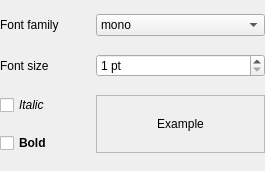
<?xml version="1.0" encoding="UTF-8"?>
<ui version="4.0">
 <class>font_widget</class>
 <widget class="QWidget" name="font_widget">
  <property name="geometry">
   <rect>
    <x>0</x>
    <y>0</y>
    <width>265</width>
    <height>171</height>
   </rect>
  </property>
  <property name="windowTitle">
   <string>Form</string>
  </property>
  <layout class="QGridLayout" name="gridLayout">
   <property name="margin">
    <number>0</number>
   </property>
   <property name="spacing">
    <number>4</number>
   </property>
   <item row="0" column="0">
    <widget class="QLabel" name="label">
     <property name="text">
      <string>Font family</string>
     </property>
    </widget>
   </item>
   <item row="0" column="1">
    <widget class="QComboBox" name="combobox_family">
     <item>
      <property name="text">
       <string>mono</string>
      </property>
     </item>
     <item>
      <property name="text">
       <string>sans</string>
      </property>
     </item>
     <item>
      <property name="text">
       <string>serif</string>
      </property>
     </item>
     <item>
      <property name="text">
       <string>arabic</string>
      </property>
     </item>
     <item>
      <property name="text">
       <string>chinese-japanese-korean</string>
      </property>
     </item>
     <item>
      <property name="text">
       <string>hebrew</string>
      </property>
     </item>
     <item>
      <property name="text">
       <string>hindi</string>
      </property>
     </item>
     <item>
      <property name="text">
       <string>other ...</string>
      </property>
     </item>
    </widget>
   </item>
   <item row="1" column="0">
    <widget class="QLabel" name="label_2">
     <property name="text">
      <string>Font size</string>
     </property>
    </widget>
   </item>
   <item row="1" column="1">
    <widget class="QSpinBox" name="spinbox_size">
     <property name="suffix">
      <string> pt</string>
     </property>
     <property name="minimum">
      <number>1</number>
     </property>
     <property name="maximum">
      <number>1024</number>
     </property>
    </widget>
   </item>
   <item row="2" column="0">
    <widget class="QCheckBox" name="checkbox_italic">
     <property name="font">
      <font>
       <italic>true</italic>
      </font>
     </property>
     <property name="text">
      <string>Italic</string>
     </property>
    </widget>
   </item>
   <item row="3" column="0">
    <widget class="QCheckBox" name="checkbox_bold">
     <property name="font">
      <font>
       <weight>75</weight>
       <bold>true</bold>
      </font>
     </property>
     <property name="text">
      <string>Bold</string>
     </property>
    </widget>
   </item>
   <item row="2" column="1" rowspan="2">
    <widget class="QFrame" name="frame">
     <property name="frameShape">
      <enum>QFrame::StyledPanel</enum>
     </property>
     <property name="frameShadow">
      <enum>QFrame::Raised</enum>
     </property>
     <layout class="QHBoxLayout" name="horizontalLayout">
      <property name="margin">
       <number>4</number>
      </property>
      <item>
       <widget class="QLabel" name="label_example">
        <property name="text">
         <string>Example</string>
        </property>
        <property name="alignment">
         <set>Qt::AlignCenter</set>
        </property>
       </widget>
      </item>
     </layout>
    </widget>
   </item>
  </layout>
 </widget>
 <resources/>
 <connections/>
</ui>
